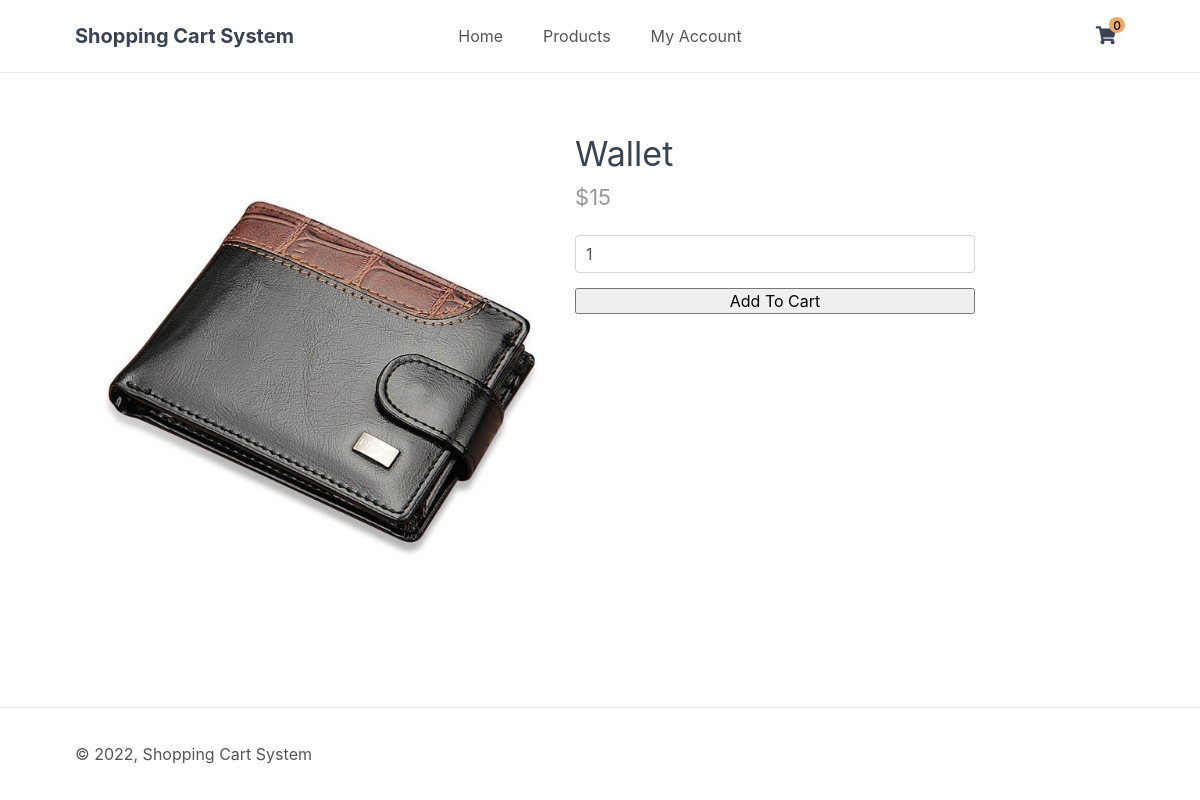
Screenshot of /index.php?page=product&id=2 with the database file from the repository.
### tables this page shows
CREATE TABLE IF NOT EXISTS `item` (
	`item_id`			INT NOT NULL AUTO_INCREMENT,
	`item_name` 		VARCHAR(64),
	`desc` 				VARCHAR(1024),
	`price` 			INT,
	`discount_price`	INT,
	`quantity` 			INT,
	`img` 				VARCHAR(32),
	`date_added` 		DATETIME NOT NULL DEFAULT CURRENT_TIMESTAMP,
	`availability` 		BOOLEAN,
	PRIMARY KEY (`item_id`)
);

### index.php (called while the page is built, shortened)
<?php
include 'functions.php';
$page = isset($_GET['page']) && file_exists($_GET['page'] . '.php') ? $_GET['page'] : 'home';
include $page . '.php';
?>

### product.php (the view, shortened to what this page needs)
<?php
if (isset($_GET['id'])) {
    $stmt = $pdo->prepare('SELECT * FROM item WHERE item_id = ?');
    $stmt->execute([$_GET['id']]);
    $product = $stmt->fetch(PDO::FETCH_ASSOC);
} else {
    exit('Product does not exist!');
}
?>
<?=template_header('Product')?>
<div class="product content-wrapper">
    <img src="imgs/<?=$product['img']?>" width="500" height="500" alt="<?=$product['item_name']?>">
    <div>
        <h1 class="name"><?=$product['item_name']?></h1>
        <span class="price">
            &dollar;<?=$product['price']?>
        </span>
        <form action="index.php?page=cart" method="post">
            <input type="number" name="quantity" value="1" min="1" max="<?=$product['quantity']?>" placeholder="Quantity" required>
            <input type="submit" value="Add To Cart">
        </form>
    </div>
</div>
<?=template_footer()?>

### style.css (style rules this page uses)
* { box-sizing: border-box; font-family: -apple-system, BlinkMacSystemFont, "segoe ui", roboto, oxygen, ubuntu, cantarell, "fira sans", "droid sans", "helvetica neue", Arial, sans-serif; font-size: 16px; }
html { height: 100%; }
body { position: relative; min-height: 100%; color: #555555; background-color: #FFFFFF; margin: 0; padding-bottom: 100px; }
h1, h2, h3, h4, h5 { color: #394352; }
.content-wrapper { width: 1050px; margin: 0 auto; }
main > .product { display: flex; padding: 40px 0; }
main > .product h1 { font-size: 34px; font-weight: normal; margin: 0; padding: 20px 0 10px 0; }
main > .product .price { display: block; font-size: 22px; color: #999999; }
main > .product form { display: flex; flex-flow: column; margin: 25px 0 40px 0; }
main > .product form select, main > .product form input[type="number"], main > .product form input[type="text"], main > .product form input[type="datetime-local"] { width: 400px; padding: 8px 10px; margin-bottom: 15px; border: 1px solid #d5d5d5; color: #555555; border-radius: 4px; background-color: #fff; }

### rows the page displays
item: img (picture), item_name "Wallet", price "15"

### other values shown
$num_items_in_cart "0"
